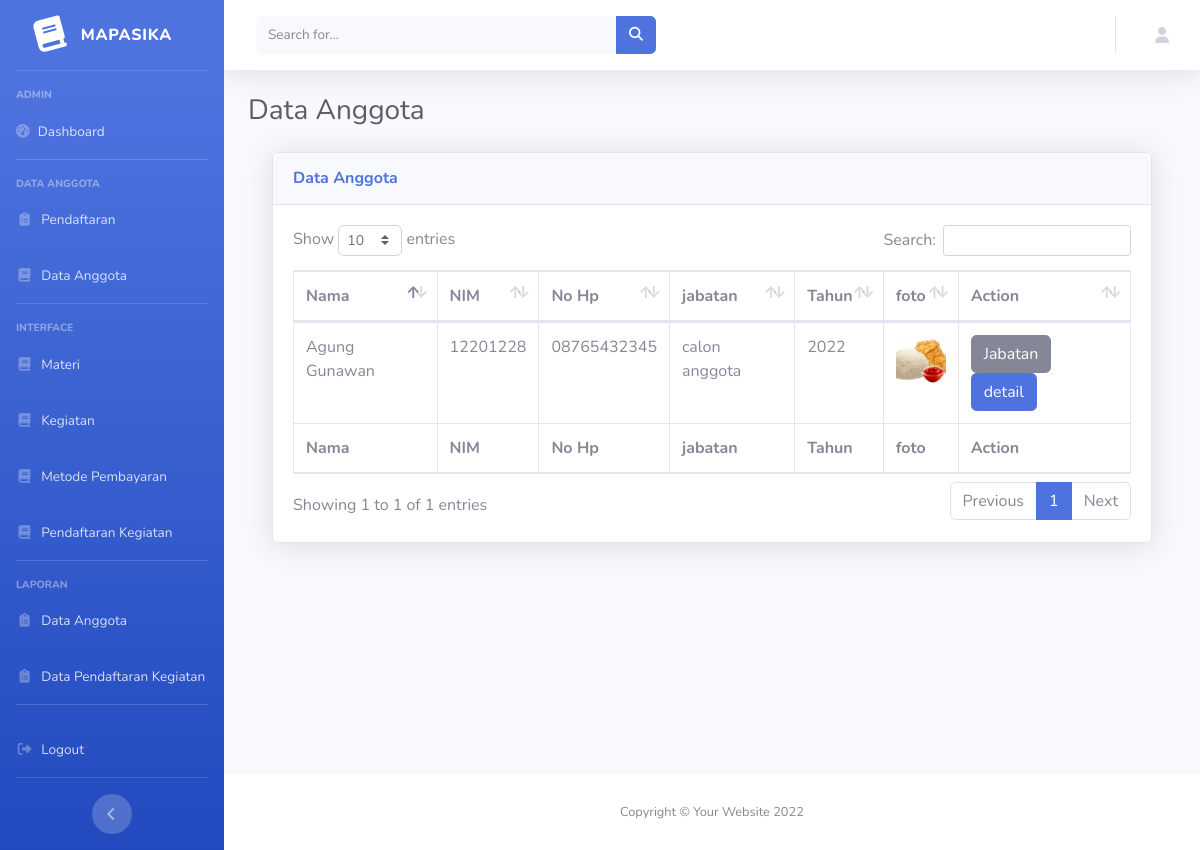
Screenshot of /index.php/admin/anggota with the database file from the repository.
### tables this page shows
CREATE TABLE `user` (
  `id_user` int(11) NOT NULL,
  `nama` varchar(30) NOT NULL,
  `email` varchar(128) NOT NULL,
  `password` varchar(257) NOT NULL,
  `role_id` int(1) NOT NULL,
  `is_active` int(1) NOT NULL,
  `date_create` int(11) NOT NULL
);

CREATE TABLE `anggota` (
  `id_user` int(11) NOT NULL,
  `nama_lengkap` varchar(30) NOT NULL,
  `tempat_lahir` varchar(30) NOT NULL,
  `tgl_lahir` date NOT NULL,
  `nim` char(8) NOT NULL,
  `kampus` varchar(30) NOT NULL,
  `alamat` text NOT NULL,
  `nomer_hp` char(13) NOT NULL,
  `berat_badan` char(3) NOT NULL,
  `tinggi_badan` char(3) NOT NULL,
  `jenis_kelamin` char(1) NOT NULL,
  `riwayat_penyakit` char(20) NOT NULL,
  `obat_riwayat_penyakit` char(20) NOT NULL,
  `foto` char(30) NOT NULL,
  `jabatan` varchar(30) NOT NULL
);

### application/controllers/Admin.php (called while the page is built, shortened)
<?php
class Admin extends CI_Controller {
  public function __construct(){
      $this->load->model('ModelUser');
      $this->load->model('ModelKegiatan');
      $this->load->library('form_validation');
    }
    public function anggota() {
      $data['judul'] = 'Anggota';
      $data['user'] = $this->ModelUser->cekData(['email' => $this->session->userdata('email')])->row_array();
      $data['daftar_anggota'] = $this->ModelUser->cekData(['role_id' => 3])->result_array();
      $this->load->view('templates/admin_header', $data);
      $this->load->view('templates/admin_sidebar', $data);
      $this->load->view('templates/admin_topbar', $data);
      $this->load->view('admin/anggota', $data);
      $this->load->view('templates/admin_footer');
  }
}

### index.php (called while the page is built, shortened)
<?php
require_once BASEPATH.'core/CodeIgniter.php';

### application/models/ModelUser.php (called while the page is built, shortened)
<?php
class ModelUser extends CI_Model
{
    public function cekDaftar($where = null)
    {
        return $this->db->get_where('anggota', $where);
    }
    public function cekData($where = null)
    {
        return $this->db->get_where('user', $where);
    }
}

### application/views/admin/anggota.php (the view, shortened to what this page needs)
    <div class="container-fluid">
        <h1 class="h3 mb-4 text-gray-800">Data Anggota</h1>
        <div class="container-fluid">
            <div class="card shadow mb-4">
                <div class="card-header py-3">
                    <h6 class="m-0 font-weight-bold text-primary">Data Anggota</h6>
                </div>
                <div class="card-body">
                    <div class="table-responsive">
                        <table class="table table-bordered" id="dataTable" width="100%" cellspacing="0">
                            <thead>
                              <tr>
                                  <th>Nama</th>
                                  <th>NIM</th>
                                  <th>No Hp</th>
                                  <th>jabatan</th>
                                  <th>Tahun</th>
                                  <th>foto</th>
                                  <th>Action</th>
                              </tr>
                            </thead>
                            <tfoot>
                                <tr>
                                    <th>Nama</th>
                                    <th>NIM</th>
                                    <th>No Hp</th>
                                    <th>jabatan</th>
                                    <th>Tahun</th>
                                    <th>foto</th>
                                    <th>Action</th>
                                </tr>
                            </tfoot>
                            <tbody>
                              <?php foreach ($daftar_anggota as $da):
                                $user = $this->ModelUser->cekDaftar(['id_user' => $da['id_user']])->row_array();
                                ?>
                                <tr>
                                    <td><?= $user['nama_lengkap']; ?></td>
                                    <td><?= $user['nim']; ?></td>
                                    <td><?= $user['nomer_hp']; ?></td>
                                    <td><?= $user['jabatan']; ?></td>
                                    <td><?= date('Y',$da['date_create']); ?></td>
                                    <td><img style="width: 50px; height: 50px;" src="<?= base_url('assets/img/') . $user['foto']; ?>"</td>
                                    <td>
                                        <a href="<?= base_url('admin/jabatan_anggota/') . $da['id_user']; ?>" class="btn btn-secondary">Jabatan</a>
                                        <a href="<?= base_url('admin/detail/') . $da['id_user']; ?>" class="btn btn-primary">detail</a>
                                    </td>
                                </tr>
                              <?php endforeach; ?>
                            </tbody>
                        </table>
                    </div>
                </div>
            </div>
        </div>
    </div>
</div>

### rows the page displays
user: anggota.nama_lengkap "Agung Gunawan", anggota.nim "12201228", anggota.nomer_hp "08765432345", anggota.jabatan "calon anggota", date_create "2022", anggota.foto (picture)
